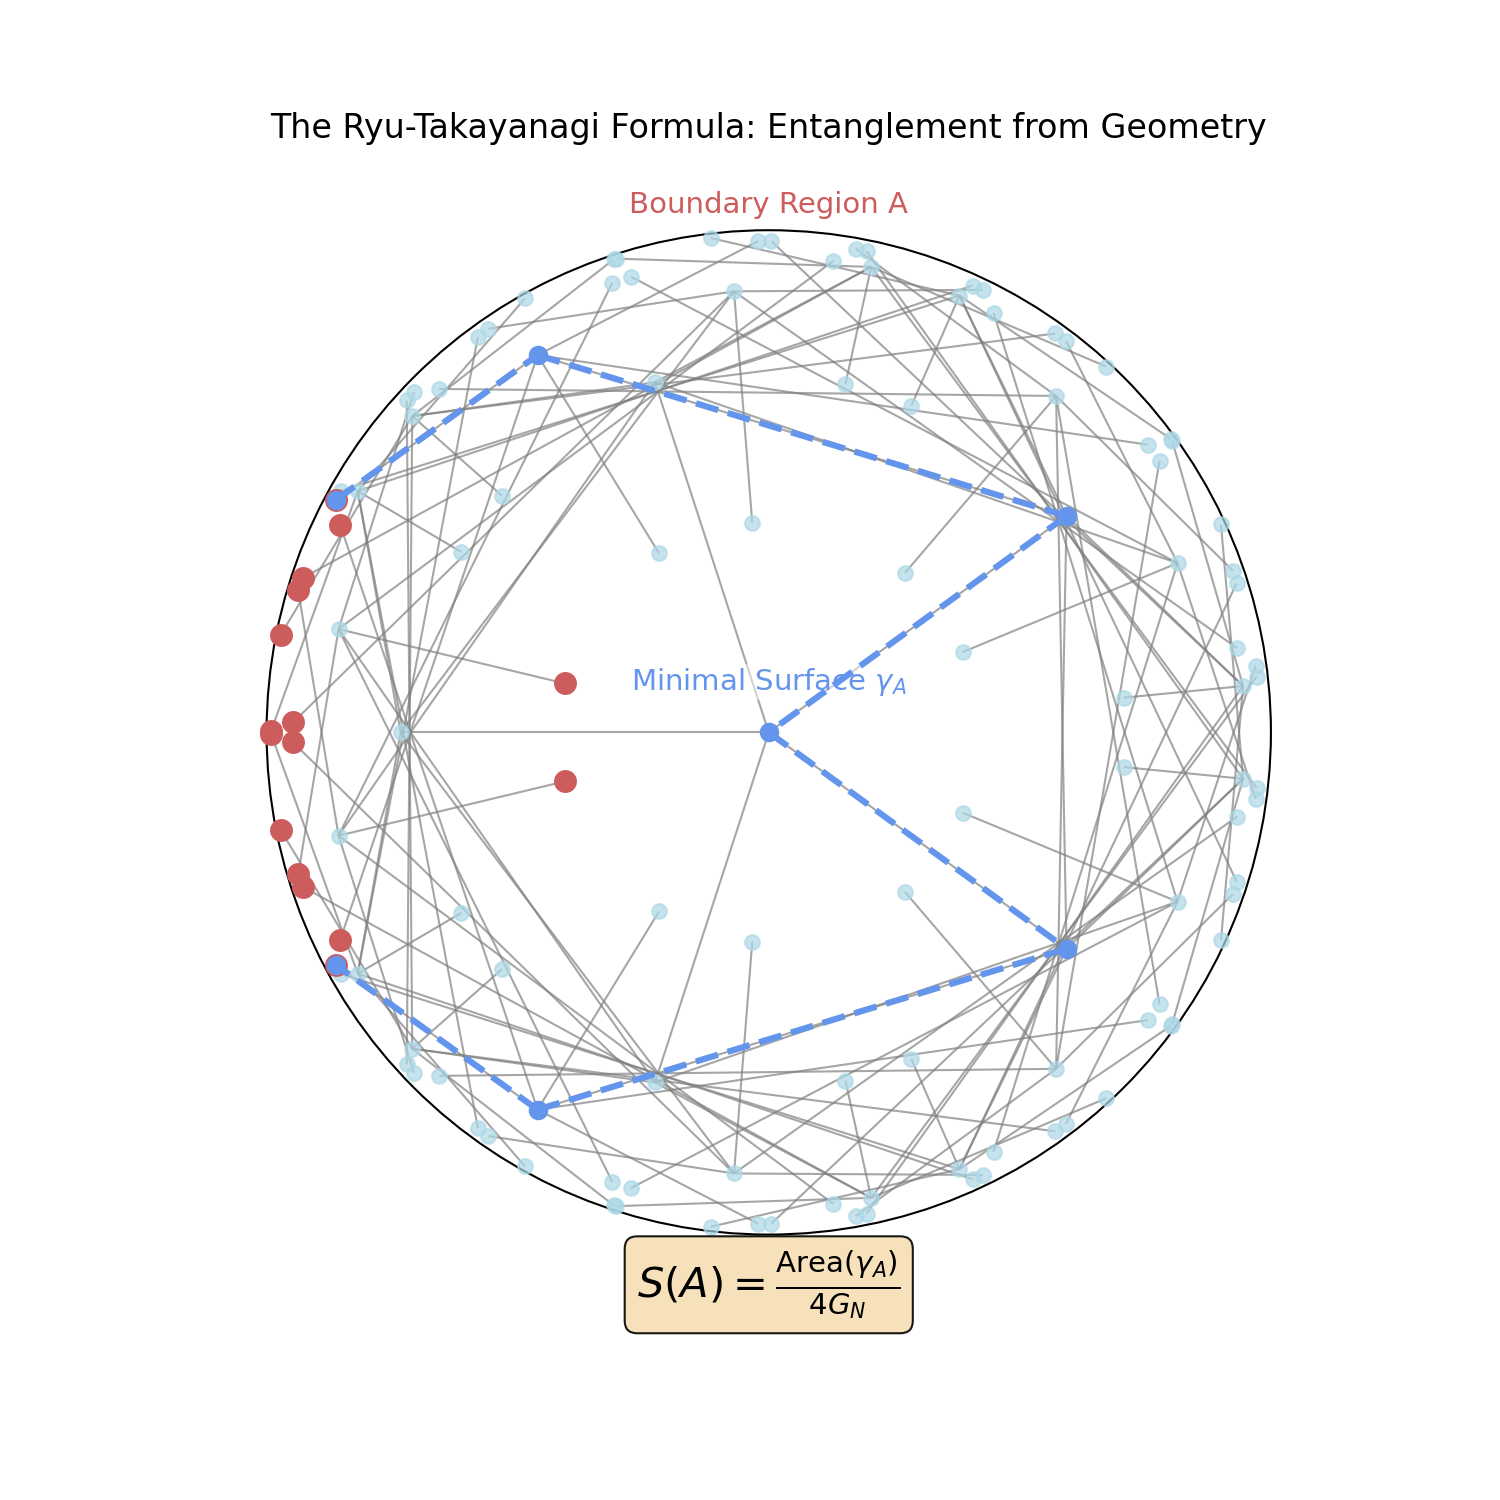

This figure's Python source:
import matplotlib.pyplot as plt
import networkx as nx
import numpy as np

# We assume the user's library is available in the path.
# This imports the necessary class to build the geometry.
from src.holographic_tn.geometry import HyperbolicBuilding


def generate_rt_diagram():
    """
    Generates and saves an improved diagram illustrating the Ryu-Takayanagi
    formula by using the HyperbolicBuilding class to construct the geometry
    and networkx for visualization.
    """
    # --- Setup ---
    fig, ax = plt.subplots(figsize=(10, 10))
    ax.set_aspect('equal')
    ax.axis('off')

    # --- 1. Construct the Geometry using the Library ---
    # This is the robust approach inspired by your example file.
    # We create an instance of the building and generate a {5, 4} tiling.
    print("Constructing {5, 4} hyperbolic tiling...")
    building = HyperbolicBuilding(p=5, v=4)
    layers = 3
    building.construct_tiling(layers=layers)

    # Extract the graph and node positions directly from the building object.
    dual_graph = building.simplicial_complex
    pos = building.face_centers

    # --- 2. Draw the Full Tiling (the Bulk Geometry) ---
    # Draw the boundary circle of the Poincaré disk.
    boundary_circle = plt.Circle((0, 0), 1, color='black', fill=False, linewidth=1, zorder=1)
    ax.add_artist(boundary_circle)

    # Use networkx to draw the graph of the tiling.
    nx.draw_networkx(
        dual_graph,
        pos,
        ax=ax,
        with_labels=False,
        node_color='lightblue',
        edge_color='gray',
        alpha=0.7,
        node_size=50
    )

    # --- 3. Define the Boundary Region A ---
    # Find all nodes in the outermost layer.
    outer_nodes = [n for n, l in building.layers.items() if l == layers]
    # Sort them by angle to get a contiguous block.
    outer_nodes.sort(key=lambda n: np.angle(complex(*pos[n])))

    # Select a symmetric slice of nodes around the horizontal axis for a cleaner geodesic.
    num_boundary_nodes = 16
    half_slice = num_boundary_nodes // 2
    boundary_A_nodes = outer_nodes[-half_slice:] + outer_nodes[:half_slice]

    # Highlight the nodes of region A.
    nodes_A_collection = nx.draw_networkx_nodes(
        dual_graph, pos, nodelist=boundary_A_nodes, ax=ax,
        node_color='indianred', node_size=100,
        label='Boundary Region A'
    )
    # Set z-order manually on the returned artist object
    if nodes_A_collection:
        nodes_A_collection.set_zorder(3)

    ax.text(0, 1.05, 'Boundary Region A', ha='center', va='center', fontsize=14, color='indianred')

    # --- 4. Find and Draw the Minimal Surface (Geodesic) ---
    # Identify the geometric endpoints of region A.
    start_node, end_node = boundary_A_nodes[0], boundary_A_nodes[-1]

    # Use the library's A* algorithm to find the shortest path.
    print(f"Finding geodesic between {start_node} and {end_node}...")
    geodesic_path = building.find_geodesic_a_star(start_node, end_node)

    if geodesic_path:
        # Create a graph for just the geodesic path to draw its edges.
        geodesic_graph = nx.path_graph(geodesic_path)

        # Highlight the geodesic path (nodes and edges).
        geodesic_nodes_collection = nx.draw_networkx_nodes(
            dual_graph, pos, nodelist=geodesic_path, ax=ax,
            node_color='cornflowerblue', node_size=70
        )
        if geodesic_nodes_collection:
            geodesic_nodes_collection.set_zorder(4)

        geodesic_edges_collection = nx.draw_networkx_edges(
            geodesic_graph, pos, ax=ax,
            edge_color='cornflowerblue', width=3.0, style='--'
        )
        if geodesic_edges_collection:
            geodesic_edges_collection.set_zorder(4)

        # Dynamically position the annotation at the center of the geodesic path.
        mid_point_index = len(geodesic_path) // 2
        mid_node = geodesic_path[mid_point_index]
        text_pos_x, text_pos_y = pos[mid_node]

        ax.text(text_pos_x, text_pos_y + 0.1, r'Minimal Surface $\gamma_A$',
                ha='center', va='center', fontsize=14, color='cornflowerblue',
                bbox=dict(facecolor='white', alpha=0.5, edgecolor='none', pad=1))

    # --- 5. Add Final Labels and Title ---
    ax.text(0, -1.1, r'$S(A) = \frac{\mathrm{Area}(\gamma_A)}{4G_N}$', ha='center', va='center', fontsize=20,
            bbox=dict(boxstyle="round,pad=0.3", fc="wheat", ec="black", lw=1, alpha=0.9), zorder=5)
    title = 'The Ryu-Takayanagi Formula: Entanglement from Geometry'
    ax.set_title(title, fontsize=16, pad=20)
    ax.set_xlim(-1.1, 1.1)
    ax.set_ylim(-1.2, 1.1)

    # --- Save the figure ---
    filename = "ryu_takayanagi_formula.png"
    plt.savefig(filename, dpi=150)
    print(f"Image saved as {filename}")
    plt.show()


if __name__ == '__main__':
    # This assumes `geometry.py` is in the same directory or in the python path.
    generate_rt_diagram()
